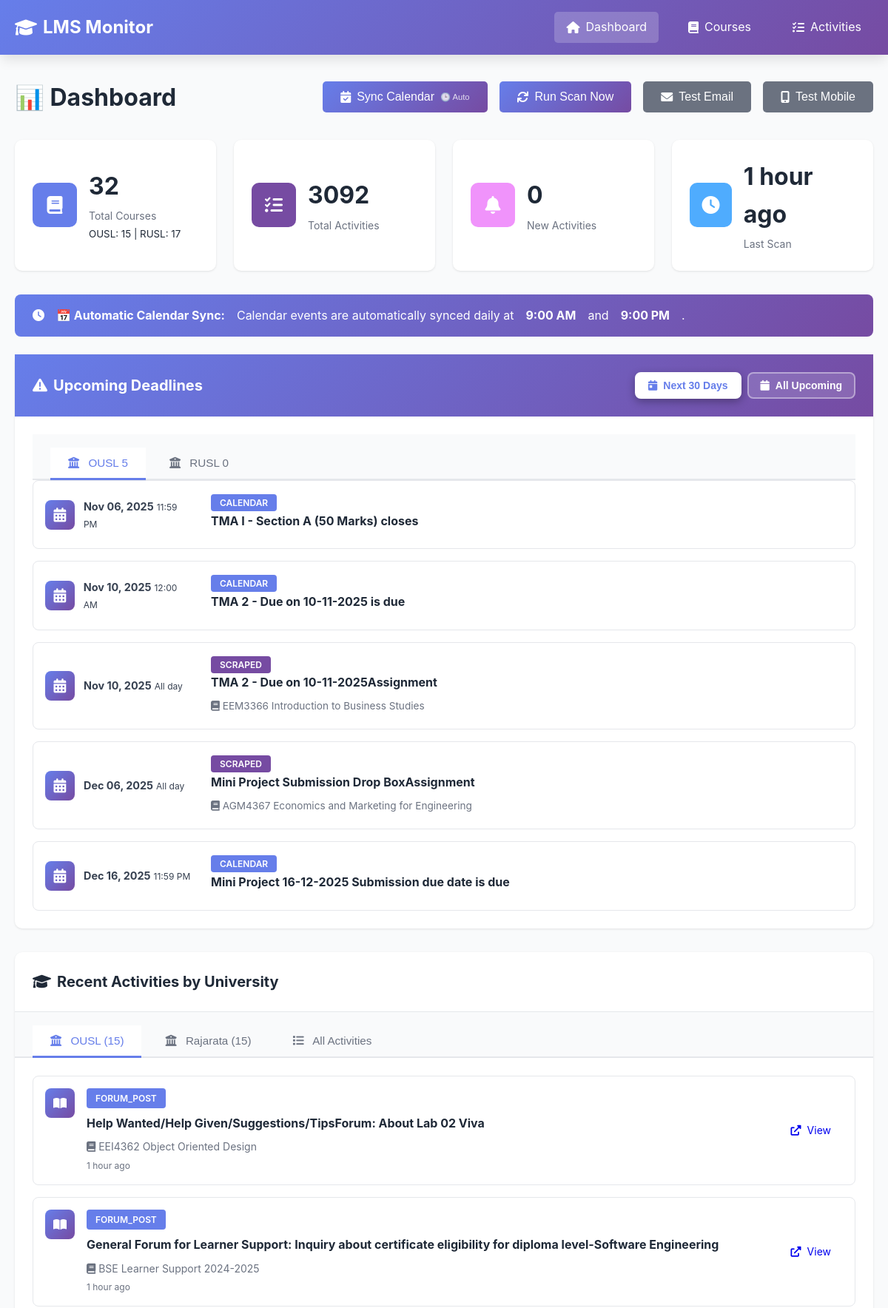
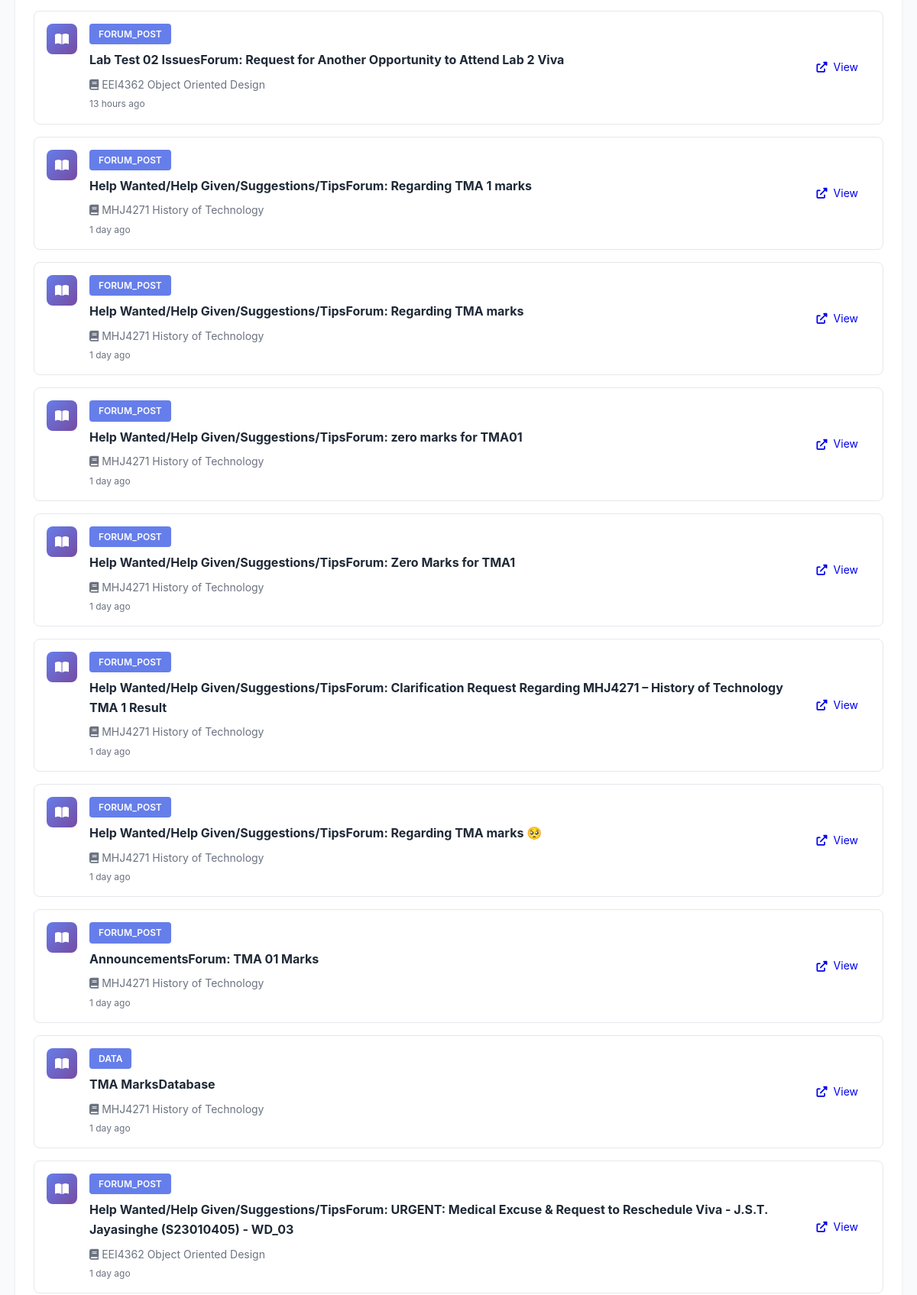
The page / (upper part) on the database its author committed (2 pictures, top to bottom).
### tables this page shows
CREATE TABLE scan_history (
                id INTEGER PRIMARY KEY AUTOINCREMENT,
                lms_name TEXT NOT NULL,
                scan_time TIMESTAMP DEFAULT CURRENT_TIMESTAMP,
                courses_found INTEGER,
                activities_found INTEGER,
                new_activities INTEGER,
                status TEXT,
                error_message TEXT
            );

CREATE TABLE deadlines (
                id INTEGER PRIMARY KEY AUTOINCREMENT,
                deadline_id TEXT UNIQUE NOT NULL,
                title TEXT NOT NULL,
                description TEXT,
                deadline_date TIMESTAMP NOT NULL,
                lms_name TEXT NOT NULL,
                course_id TEXT,
                activity_id TEXT,
                source TEXT NOT NULL,
                location TEXT,
                first_seen TIMESTAMP DEFAULT CURRENT_TIMESTAMP,
                FOREIGN KEY (course_id) REFERENCES courses(course_id),
                FOREIGN KEY (activity_id) REFERENCES activities(activity_id)
            );

CREATE TABLE activities (
                id INTEGER PRIMARY KEY AUTOINCREMENT,
                activity_id TEXT UNIQUE NOT NULL,
                course_id TEXT NOT NULL,
                activity_type TEXT NOT NULL,
                title TEXT NOT NULL,
                description TEXT,
                url TEXT,
                deadline TIMESTAMP,
                first_seen TIMESTAMP DEFAULT CURRENT_TIMESTAMP,
                is_new BOOLEAN DEFAULT 1,
                metadata TEXT,
                FOREIGN KEY (course_id) REFERENCES courses(course_id)
            );

CREATE TABLE courses (
                id INTEGER PRIMARY KEY AUTOINCREMENT,
                course_id TEXT UNIQUE NOT NULL,
                lms_name TEXT NOT NULL,
                course_name TEXT NOT NULL,
                course_url TEXT,
                first_seen TIMESTAMP DEFAULT CURRENT_TIMESTAMP,
                last_checked TIMESTAMP DEFAULT CURRENT_TIMESTAMP
            );

### app.py (the view, shortened to what this page needs)
@app.route('/')
def index():
    stats = db.get_stats()
    recent_activities = db.get_recent_activities(limit=20)
    scan_history = db.get_scan_history(limit=10)
    ousl_activities = db.get_activities_by_lms('OUSL', limit=15)
    rusl_activities = db.get_activities_by_lms('RUSL', limit=15)
    upcoming_deadlines = db.get_all_upcoming_deadlines(days_ahead=365)
    import re
    for deadline in upcoming_deadlines:
        if deadline['source'] in ['calendar', 'scraped'] and not deadline.get('course_name'):
            course_code_match = re.search(r'\b([A-Z]{2,4}\d{4})\b', deadline['title'])
    is_render = os.getenv('RENDER') is not None or os.getenv('RAILWAY_ENVIRONMENT') is not None
    return render_template('index.html',
                          stats=stats,
                          recent_activities=recent_activities,
                          ousl_activities=ousl_activities,
                          rusl_activities=rusl_activities,
                          upcoming_deadlines=upcoming_deadlines,
                          scan_history=scan_history,
                          is_render=is_render)

### app.py (called while the page is built)
@app.template_filter('datetime')
def format_datetime(value, format='%Y-%m-%d %H:%M:%S'):
    if value is None:
        return ''
    if isinstance(value, str):
        try:
            value = datetime.fromisoformat(value.replace('Z', '+00:00'))
        except:
            return value
    if value.tzinfo is None:
        from datetime import timezone
        value = value.replace(tzinfo=timezone.utc)
    from datetime import timezone, timedelta
    colombo_tz = timezone(timedelta(hours=5, minutes=30))
    local_time = value.astimezone(colombo_tz)
    return local_time.strftime(format)

### database.py (called while the page is built)
    def get_connection(self):
        return sqlite3.connect(self.db_path)

    def get_recent_activities(self, limit: int = 50) -> List[Dict[str, Any]]:
        conn = self.get_connection()
        cursor = conn.cursor()
        cursor.execute("""
            SELECT
                a.activity_id,
                a.activity_type,
                a.title,
                a.description,
                a.url,
                a.deadline,
                a.first_seen,
                a.is_new,
                c.course_name,
                c.lms_name
            FROM activities a
            JOIN courses c ON a.course_id = c.course_id
            ORDER BY a.first_seen DESC
            LIMIT ?
        """, (limit,))
        columns = [desc[0] for desc in cursor.description]
        activities = [dict(zip(columns, row)) for row in cursor.fetchall()]
        conn.close()
        return activities

    def get_activities_by_lms(self, lms_name: str, limit: int = 20) -> List[Dict[str, Any]]:
        conn = self.get_connection()
        cursor = conn.cursor()
        cursor.execute("""
            SELECT
                a.activity_id,
                a.activity_type,
                a.title,
                a.description,
                a.url,
                a.deadline,
                a.first_seen,
                a.is_new,
                c.course_name,
                c.lms_name
            FROM activities a
            JOIN courses c ON a.course_id = c.course_id
            WHERE c.lms_name = ?
            ORDER BY a.first_seen DESC
            LIMIT ?
        """, (lms_name, limit))
        columns = [desc[0] for desc in cursor.description]
        activities = [dict(zip(columns, row)) for row in cursor.fetchall()]
        conn.close()
        return activities

### templates/index.html (shortened to what this page needs)
{% extends "base.html" %}  {% block content %}
<div class="dashboard">
  <div class="page-header">
    <h1>📊 Dashboard</h1>
    <div class="actions">
      <button
        onclick="syncCalendar()"
        class="btn btn-primary"
        title="Auto-syncs daily at 9 AM & 9 PM"
      >
        <i class="fas fa-calendar-check"></i> Sync Calendar
        <span style="font-size: 0.7em; opacity: 0.8">🕒 Auto</span>
      </button>
      {% if is_render %}
      <button class="btn btn-secondary" disabled title="Scanning is automated via GitHub Actions (runs twice daily)">
        <i class="fas fa-sync"></i> Auto Scan (GitHub Actions)
      </button>
      {% else %}
      <button onclick="triggerScan()" class="btn btn-primary">
        <i class="fas fa-sync"></i> Run Scan Now
      </button>
      {% endif %}
      <button onclick="testEmail()" class="btn btn-secondary">
        <i class="fas fa-envelope"></i> Test Email
      </button>
      <button onclick="testNtfy()" class="btn btn-secondary">
        <i class="fas fa-mobile-alt"></i> Test Mobile
      </button>
    </div>
  </div>
  <div class="stats-grid">
    <div class="stat-card">
      <div class="stat-icon" style="background: #667eea">
        <i class="fas fa-book"></i>
      </div>
      <div class="stat-content">
        <h3>{{ stats.total_courses }}</h3>
        <p>Total Courses</p>
        <small
          >OUSL: {{ stats.ousl_courses }} | RUSL: {{ stats.rusl_courses
          }}</small
        >
      </div>
    </div>
    <div class="stat-card">
      <div class="stat-icon" style="background: #764ba2">
        <i class="fas fa-tasks"></i>
      </div>
      <div class="stat-content">
        <h3>{{ stats.total_activities }}</h3>
        <p>Total Activities</p>
      </div>
    </div>
    <div class="stat-card">
      <div class="stat-icon" style="background: #f093fb">
        <i class="fas fa-bell"></i>
      </div>
      <div class="stat-content">
        <h3 id="new-activities-count">{{ stats.new_activities }}</h3>
        <p>New Activities</p>
      </div>
    </div>
    <div class="stat-card">
      <div class="stat-icon" style="background: #4facfe">
        <i class="fas fa-clock"></i>
      </div>
      <div class="stat-content">
        <h3>
          {{ stats.last_scan_time|timeago if stats.last_scan_time else 'Never'
          }}
        </h3>
        <p>Last Scan</p>
      </div>
    </div>
  </div>
  <div
    class="alert alert-success"
    style="
      background: linear-gradient(135deg, #667eea 0%, #764ba2 100%);
      color: white;
      border: none;
    "
  >
    <i class="fas fa-clock"></i>
    <strong>📅 Automatic Calendar Sync:</strong> Calendar events are
    automatically synced daily at <strong>9:00 AM</strong> and
    <strong>9:00 PM</strong>.
  </div>
  {% if upcoming_deadlines %}
  <div class="card deadline-card">
    <div
      class="card-header"
      style="display: flex; justify-content: space-between; align-items: center"
    >
      <h2><i class="fas fa-exclamation-triangle"></i> Upcoming Deadlines</h2>
      <div class="deadline-filter">
        <button
          class="filter-btn active"
          onclick="filterDeadlines(30)"
          data-days="30"
        >
          <i class="fas fa-calendar-day"></i> Next 30 Days
        </button>
        <button class="filter-btn" onclick="filterDeadlines(0)" data-days="0">
          <i class="fas fa-calendar"></i> All Upcoming
        </button>
      </div>
    </div>
    <div class="card-body">
      <div class="tabs">
        <button
          class="tab-button active"
          onclick="switchDeadlineTab(event, 'ousl-deadlines')"
        >
          <i class="fas fa-university"></i> OUSL
          <span class="tab-count" id="ousl-count">
            {{ upcoming_deadlines|selectattr('lms_name', 'equalto',
            'OUSL')|list|length }}
          </span>
        </button>
        <button
          class="tab-button"
          onclick="switchDeadlineTab(event, 'rusl-deadlines')"
        >
          <i class="fas fa-university"></i> RUSL
          <span class="tab-count" id="rusl-count">
            {{ upcoming_deadlines|selectattr('lms_name', 'equalto',
            'RUSL')|list|length }}
          </span>
        </button>
      </div>
      <div id="ousl-deadlines" class="tab-content active">
        <div class="deadline-list">
          {% for activity in upcoming_deadlines %} {% if activity.lms_name ==
          'OUSL' %}
          <div
            class="deadline-item {% if activity.is_new %}new{% endif %}"
            data-deadline-date="{{ activity.deadline_date }}"
          >
            <div class="deadline-date">
              <div class="date-icon">
                <i class="fas fa-calendar-alt"></i>
              </div>
              <div class="date-text">
                <strong
                  >{{ activity.deadline_date|datetime('%b %d, %Y') }}</strong
                >
                {% if activity.source == 'scraped' %}
                <small>All day</small>
                {% else %}
                <small>{{ activity.deadline_date|datetime('%I:%M %p') }}</small>
                {% endif %}
              </div>
            </div>
            <div class="deadline-content">
              {% if activity.source %}
              <span
                class="activity-type"
                style="background: {% if activity.source == 'calendar' %}#667eea{% else %}#764ba2{% endif %}"
              >
                {{ activity.source|capitalize }}
              </span>
              {% elif activity.activity_type %}
              <span class="activity-type">{{ activity.activity_type }}</span>
              {% endif %}
              <h4>{{ activity.title }}</h4>
              {% if activity.course_name %}
              <p class="activity-course">
                <i class="fas fa-book"></i> {{ activity.course_name }}
              </p>
              {% endif %}
            </div>
          </div>
          {% endif %} {% endfor %}
        </div>
      </div>
    </div>
  </div>
  {% endif %}
  <div class="card">
    <div class="card-header">
      <h2>
        <i class="fas fa-graduation-cap"></i> Recent Activities by University
      </h2>
    </div>
    <div class="tabs">
      <button class="tab-button active" onclick="openTab(event, 'ousl')">
        <i class="fas fa-university"></i> OUSL ({{ ousl_activities|length }})
      </button>
      <button class="tab-button" onclick="openTab(event, 'rusl')">
        <i class="fas fa-university"></i> Rajarata ({{ rusl_activities|length
        }})
      </button>
      <button class="tab-button" onclick="openTab(event, 'all')">
        <i class="fas fa-list"></i> All Activities
      </button>
    </div>
    <div id="ousl" class="tab-content active">
      <div class="card-body">
        {% if ousl_activities %}
        <div class="activity-list">
          {% for activity in ousl_activities %}
          <div class="activity-item {% if activity.is_new %}new{% endif %}">
            <div class="activity-icon">
              {% if activity.activity_type == 'assign' %}
              <i class="fas fa-file-alt"></i>
              {% elif activity.activity_type == 'quiz' %}
              <i class="fas fa-question-circle"></i>
              {% elif activity.activity_type == 'resource' %}
              <i class="fas fa-file"></i>
              {% elif activity.activity_type == 'forum' %}
              <i class="fas fa-comments"></i>
              {% else %}
              <i class="fas fa-book-open"></i>
              {% endif %}
            </div>
            <div class="activity-content">
              <div class="activity-header">
                <span class="activity-type">{{ activity.activity_type }}</span>
              </div>
              <h4>{{ activity.title }}</h4>
              <p class="activity-course">
                <i class="fas fa-book"></i> {{ activity.course_name }}
              </p>
              <p class="activity-time">{{ activity.first_seen|timeago }}</p>
            </div>
            {% if activity.url %}
            <a href="{{ activity.url }}" target="_blank" class="btn btn-small">
              <i class="fas fa-external-link-alt"></i> View
            </a>
            {% endif %}
          </div>
          {% endfor %}
        </div>
        {% else %}
        <p class="empty-state">
          No OUSL activities found yet. Run a scan to get started!
        </p>
        {% endif %}
      </div>
    </div>
  </div>
</div>
{% endblock %}

### rows shown on the page
scan_history: last_scan_time "1 hour ago"
deadlines: deadline_date "Nov 06, 2025", deadline_date "11:59 PM", source "CALENDAR", title "TMA I - Section A (50 Marks) closes"
deadlines: deadline_date "Nov 10, 2025", deadline_date "12:00 AM", source "CALENDAR", title "TMA 2 - Due on 10-11-2025 is due"
deadlines: deadline_date "Nov 10, 2025", shows "All day", source "SCRAPED", title "TMA 2 - Due on 10-11-2025Assignment", course_name "EEM3366 Introduction to Business Studies"
deadlines: deadline_date "Dec 06, 2025", shows "All day", source "SCRAPED", title "Mini Project Submission Drop BoxAssignment", course_name "AGM4367 Economics and Marketing for Engineering"
deadlines: deadline_date "Dec 16, 2025", deadline_date "11:59 PM", source "CALENDAR", title "Mini Project 16-12-2025 Submission due date is due"
activities: activity_type "FORUM_POST", title "Help Wanted/Help Given/Suggestions/TipsForum: About Lab 02 Viva", course_name "EEI4362 Object Oriented Design", first_seen "1 hour ago"
activities: activity_type "FORUM_POST", title "General Forum for Learner Support: Inquiry about certificate eligibility for diploma level-Software Engineering", course_name "BSE Learner Support 2024-2025", first_seen "1 hour ago"
activities: activity_type "FORUM_POST", title "Lab Test 02 IssuesForum: Request for Another Opportunity to Attend Lab 2 Viva", course_name "EEI4362 Object Oriented Design", first_seen "13 hours ago"
activities: activity_type "FORUM_POST", title "Help Wanted/Help Given/Suggestions/TipsForum: Regarding TMA 1 marks", course_name "MHJ4271 History of Technology", first_seen "1 day ago"
activities: activity_type "FORUM_POST", title "Help Wanted/Help Given/Suggestions/TipsForum: Regarding TMA marks", course_name "MHJ4271 History of Technology", first_seen "1 day ago"
activities: activity_type "FORUM_POST", title "Help Wanted/Help Given/Suggestions/TipsForum: zero marks for TMA01", course_name "MHJ4271 History of Technology", first_seen "1 day ago"
activities: activity_type "FORUM_POST", title "Help Wanted/Help Given/Suggestions/TipsForum: Zero Marks for TMA1", course_name "MHJ4271 History of Technology", first_seen "1 day ago"
activities: activity_type "FORUM_POST", title "Help Wanted/Help Given/Suggestions/TipsForum: Clarification Request Regarding MHJ4271 – History of Technology TMA 1 Result", course_name "MHJ4271 History of Technology", first_seen "1 day ago"
activities: activity_type "FORUM_POST", title "Help Wanted/Help Given/Suggestions/TipsForum: Regarding TMA marks 🥺", course_name "MHJ4271 History of Technology", first_seen "1 day ago"
activities: activity_type "FORUM_POST", title "AnnouncementsForum: TMA 01 Marks", course_name "MHJ4271 History of Technology", first_seen "1 day ago"
activities: activity_type "DATA", title "TMA MarksDatabase", course_name "MHJ4271 History of Technology", first_seen "1 day ago"
activities: activity_type "FORUM_POST", title "Help Wanted/Help Given/Suggestions/TipsForum: URGENT: Medical Excuse & Request to Reschedule Viva - J.S.T. Jayasinghe (S23010405) - WD_03", course_name "EEI4362 Object Oriented Design", first_seen "1 day ago"

### other values the page prints
{{ stats.total_courses }} "32"
{{ stats.ousl_courses }} "15"
{{ stats.rusl_courses }} "17"
{{ stats.total_activities }} "3092"
{{ stats.new_activities }} "0"
{{ ousl_activities|length }} "15"
{{ rusl_activities|length }} "15"
